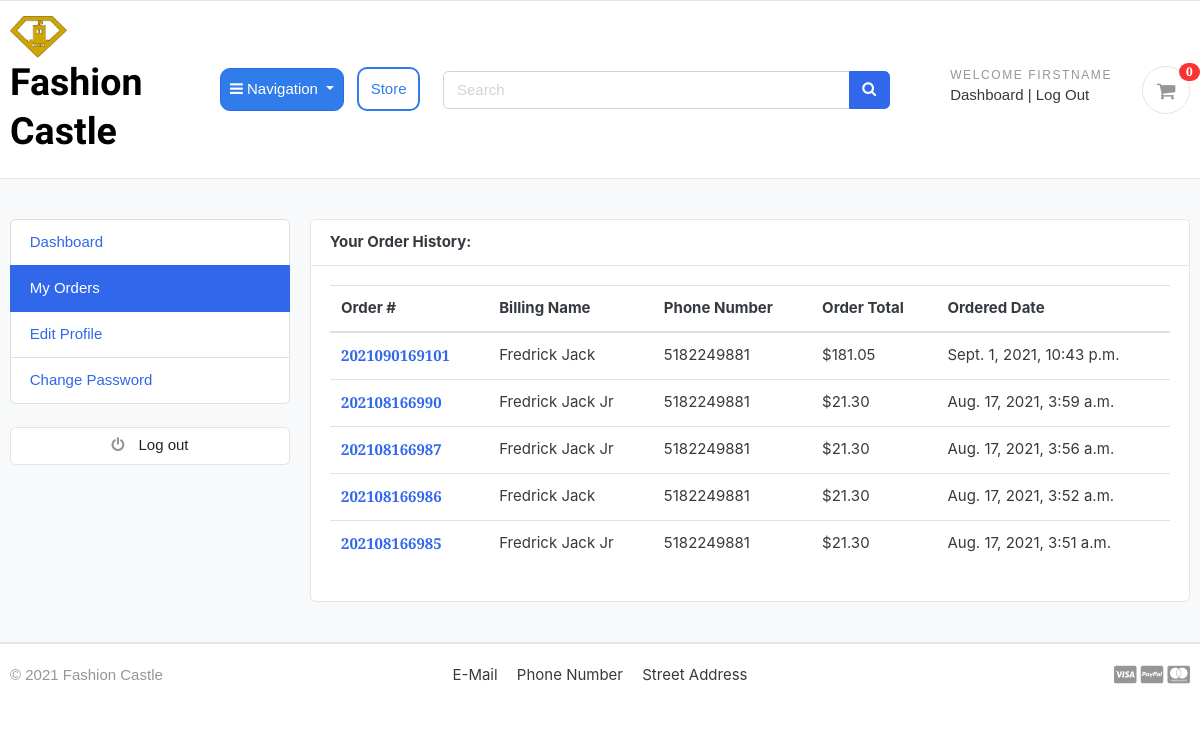
The page /accounts/my_orders/ (signed in) on the database its author committed.
### accounts/models.py (models this page shows, shortened)
class Account(AbstractBaseUser):
    first_name      = models.CharField(max_length=50)
    last_name       = models.CharField(max_length=50)
    username        = models.CharField(max_length=50, unique=True)
    email           = models.CharField(max_length=50, unique=True)
    phone_number    = models.CharField(max_length=20, blank=True)
    date_joined     = models.DateTimeField(auto_now_add=True)
    last_login      = models.DateTimeField(auto_now_add=True)
    is_admin        = models.BooleanField(default=False)
    is_staff        = models.BooleanField(default=False)
    is_active       = models.BooleanField(default=False)
    is_superadmin   = models.BooleanField(default=False)
    USERNAME_FIELD = 'email'
    REQUIRED_FIELDS = ['username', 'first_name', 'last_name']
    objects = MyAccountManager()

### orders/models.py (models this page shows, shortened)
class Order(models.Model):
    STATUS = (
        ('New', 'New'),
        ('Accepted', 'Accepted'),
        ('Shipped', 'Shipped'),    #add a shipped option between accepted and completed
        ('Completed', 'Completed'),
        ('Cancelled', 'Cancelled'),
    )
    user = models.ForeignKey(Account, on_delete=models.SET_NULL, null=True)
    payment = models.ForeignKey(Payment, on_delete=models.SET_NULL, blank=True, null=True)
    order_number = models.CharField(max_length=20)
    tracking_number = models.CharField(max_length=100)
    first_name = models.CharField(max_length=50)
    last_name = models.CharField(max_length=50)
    phone = models.CharField(max_length=15)
    email = models.EmailField(max_length=50)
    address_line_1 = models.CharField(max_length=50)
    address_line_2 = models.CharField(max_length=50, blank=True)
    state = models.CharField(max_length=50)
    city = models.CharField(max_length=50)
    zip_code = models.CharField(max_length=10, default='')
    order_note = models.CharField(max_length=100, blank=True)
    order_total = models.DecimalField(max_digits=6, decimal_places=2)
    tax = models.DecimalField(max_digits=6, decimal_places=2)
    status = models.CharField(max_length=10, choices=STATUS, default='New')
    ip = models.CharField(blank=True, max_length=20)
    is_ordered = models.BooleanField(default=False)
    created_at = models.DateTimeField(auto_now_add=True)
    updated_at = models.DateTimeField(auto_now=True)
    def full_name(self):
        return f'{self.first_name} {self.last_name}'

### accounts/views.py (the view)
# urls.py: path('my_orders/', views.my_orders, name='my_orders'),
@login_required(login_url='login')
def my_orders(request):
    orders = Order.objects.filter(user=request.user, is_ordered=True).order_by('-created_at')
    context = {
        'orders': orders
    }
    return render(request, 'accounts/my_orders.html', context)

### carts/context_processors.py (called while the page is built)
def counter(request):
    cart_count = 0
    if 'admin' in request.path:
        return {}
    else:
        try:
            cart = Cart.objects.filter(cart_id=_cart_id(request))
            if request.user.is_authenticated:
                cart_items = CartItem.objects.all().filter(user=request.user)
            else:
                cart_items = CartItem.objects.all().filter(cart=cart[:1])
            for cart_item in cart_items:
                cart_count += cart_item.quantity
        except Cart.DoesNotExist:
            cart_count = 0
    return dict(cart_count=cart_count)

### carts/views.py (called while the page is built)
def _cart_id(request):
    cart = request.session.session_key
    if not cart:
        cart = request.session.create()
    return cart

### category/context_processors.py (called while the page is built)
def menu_links(request):
    links = Category.objects.all()
    return dict(links=links)

### category/models.py (called while the page is built)
    def get_url(self):
            return reverse('products_by_category', args=[self.slug])

### templates/accounts/my_orders.html (shortened to what this page needs)
{% extends  'base.html' %}
{% block content %}
    <section class="section-conten padding-y bg">
        <div class="container">
            <div class="row">
                {% include 'includes/dashboard_sidebar.html' %}
                <main class="col-md-9">
                    <article class="card">
                        <header class="card-header">
                            <strong class="d-inline-block mr-3">Your Order History:</strong>
                        </header>
                        <div class="card-body">
                            <div class="row">
                                <div class="col-md-12">
                                    <table class="table table-hover">
                                        <thead>
                                            <tr>
                                                <th scope="col">Order #</th>
                                                <th scope="col">Billing Name</th>
                                                <th scope="col">Phone Number</th>
                                                <th scope="col">Order Total</th>
                                                <th scope="col">Ordered Date</th>
                                            </tr>
                                        </thead>
                                        <tbody>
                                            {% for order in orders %}
                                                <tr>
                                                    <th scope="row">
                                                        <a href="{% url 'order_detail' order.order_number %}">{{ order.order_number }}</a>
                                                    </th>
                                                    <td>{{ order.full_name }}</td>
                                                    <td>{{ order.phone }}</td>
                                                    <td>${{ order.order_total }}</td>
                                                    <td>{{ order.created_at }}</td>
                                                </tr>
                                            {% endfor %}
                                        </tbody>
                                    </table>
                                </div>
                            </div>
                        </div>
                    </article>
                </main>
            </div>
        </div>
    </section>
{% endblock %}

### templates/includes/navbar.html (shortened to what this page needs)
{% load static %}
<header class="section-header">
    <section class="header-main border-bottom">
        <div class="container">
            <div class="row align-items-center">
                <div class="col-lg-2 col-md-3 col-6">
                    <a href="{% url 'home' %}" class="brand-wrap">
                        <img class="logo" src="{% static './images/fclogo.png' %}"> <h1 style="color: black;">Fashion Castle</h1>
                    </a>
                </div>
                <div class="col-lg-3 col-sm-6 col-8 order-2 order-lg-3">
                    <div class="d-flex justify-content-end mb-3 mb-lg-0">
                        {% if user.id is None %}
                            <div class="widget-header">
                                <small class="title text-muted">Welcome guest</small>
                                <div>
                                    <a href="{% url 'login' %}">Sign in</a>
                                    <span class="dark-transp">
                                        |
                                    </span>
                                    <a href="{% url 'register' %}">
                                        Register</a>
                                </div>
                            </div>
                        {% else %}
                            <div class="widget-header">
                                <small class="title text-muted">Welcome
                                    {{ user.first_name | capfirst }}</small>
                                <div>
                                    <a id="dashboard" href="{% url 'dashboard' %}">Dashboard</a>
                                    <span class="dark-transp">
                                        |
                                    </span>
                                    <a id="log-out" href="{% url 'logout' %}">Log Out</a>
                                </div>
                            </div>
                        {% endif %}
                        <a href="{% url 'cart' %}" class="widget-header cart-btn pl-3 ml-3">
                            <div class="icon icon-sm rounded-circle border">
                                <i class="fa fa-shopping-cart"></i>
                            </div>
                            <span class="badge badge-pill badge-primary notify">{{ cart_count }}</span>
                        </a>
                    </div>
                    </div>
                <div class="store-button">
                    <button type="button" class="categories btn btn-primary dropdown-toggle" type="button"
                    id="dropdownMenuButton"
                    data-mdb-toggle="dropdown"
                    aria-expanded="false" data-toggle="dropdown">
                        <i class="fa fa-bars"></i>
                        Navigation
                    </button>
                </div>
                <div class="store-parent">
                <a href="{% url 'store' %}" class="store" text-align="center" id="custom-btn-store">Store</a>
            </div>
                <div class="col-lg  col-md-6 col-sm-12 col-xs-12">
                    <form action="{% url 'search' %}" class="search">
                        <div class="input-group w-100">
                            <input type="text" class="form-control" style="width:60%;" placeholder="Search" name="keyword">
                                <div class="input-group-append">
                                    <button class="btn btn-primary" type="submit">
                                        <i class="fa fa-search fa-spin-hover"></i>
                                    </button>
                                </div>
                            </div>
                        </form>
                    </div>
                    </div>
                </div>
        </section>
    </header>

### static/css/ui.css (style rules this page uses)
html { font-family: "Inter", sans-serif; font-size: 15px; }
.icon-xs, .icon-sm, .icon-md, .icon-lg { display: inline-block; text-align: center; flex-shrink: 0; flex-grow: 0; }
.icon-sm { width: 48px; height: 48px; line-height: 48px !important; font-size: 20px; }
.padding-y { padding-top: 40px; padding-bottom: 40px; }
article:after, .form-group:after { display: block; clear: both; content: ""; }
.bg { background-color: #f8f9fa; }
.header-main { position: relative; padding-top: 1rem; padding-bottom: 1rem; }
.brand-wrap .logo, .navbar-brand .logo { margin-right: 7px; max-height: 42px; display: inline-block; }
.widget-header { display: inline-block; vertical-align: middle; position: relative; }
.widget-header a { color: #343a40; }
.widget-header i { color: #969696; }
.widget-header .title { display: block; }
.widget-header .notify { position: absolute; top: -3px; right: -10px; }
.notify { position: absolute; top: -4px; right: -10px; display: inline-block; padding: 0.25em 0.6em; font-size: 12px; line-height: 1; text-align: center; border-radius: 3rem; color: #fff; background-color: #fa3434; }

### fashioncastleback/static/css/custom.css (style rules this page uses)
:root { --sans-serif: 'Merriweather Sans', sans-serif; --script-font: 'Italianno', cursive; --button-color-blue: #317ceb; --button-color-hover: rgb(0, 110, 255); }
h1 { font-family: var(--script-font); }
li, a, button { font-family: var(--sans-serif); }
.title { font-family: var(--sans-serif); text-transform: uppercase; letter-spacing: 1.6px; }
.header-main { font-family: var(--sans-serif); }
.store { --color: var(--button-color-blue); --hover: var(--button-color-hover); --border:#3167eb; }
#custom-btn-store { font-family: var(--sans-serif); text-align: center; margin: 0; color: var(--color); transition: 0.55s; -webkit-border-radius: 10px; -moz-border-radius: 10px; border-radius: 10px; background: none; border: 2px solid; font: inherit; line-height: 1; margin: 0.9em; padding: .75em; height: 10px; }
.store-parent { align-items: center; }
.categories { --color: var(--button-color-blue); --hover: var(--button-color-hover); --border:#3167eb; }
.categories { font-family: var(--sans-serif); text-align: center; color: white; background-color: var(--color); border: 1px solid var(--border); width: 100%; padding: .6rem; border-radius: 10px; }
#dashboard, #log-out { font-family: var(--sans-serif); }

### rows shown on the page
Account: first_name "FIRSTNAME"
Order: order_number "2021090169101", full_name "Fredrick Jack", phone "5182249881", order_total "181.05", created_at "Sept. 1, 2021, 10:43 p.m."
Order: order_number "202108166990", full_name "Fredrick Jack Jr", phone "5182249881", order_total "21.30", created_at "Aug. 17, 2021, 3:59 a.m."
Order: order_number "202108166987", full_name "Fredrick Jack Jr", phone "5182249881", order_total "21.30", created_at "Aug. 17, 2021, 3:56 a.m."
Order: order_number "202108166986", full_name "Fredrick Jack", phone "5182249881", order_total "21.30", created_at "Aug. 17, 2021, 3:52 a.m."
Order: order_number "202108166985", full_name "Fredrick Jack Jr", phone "5182249881", order_total "21.30", created_at "Aug. 17, 2021, 3:51 a.m."

### other values the page prints
{{ cart_count }} "0"
